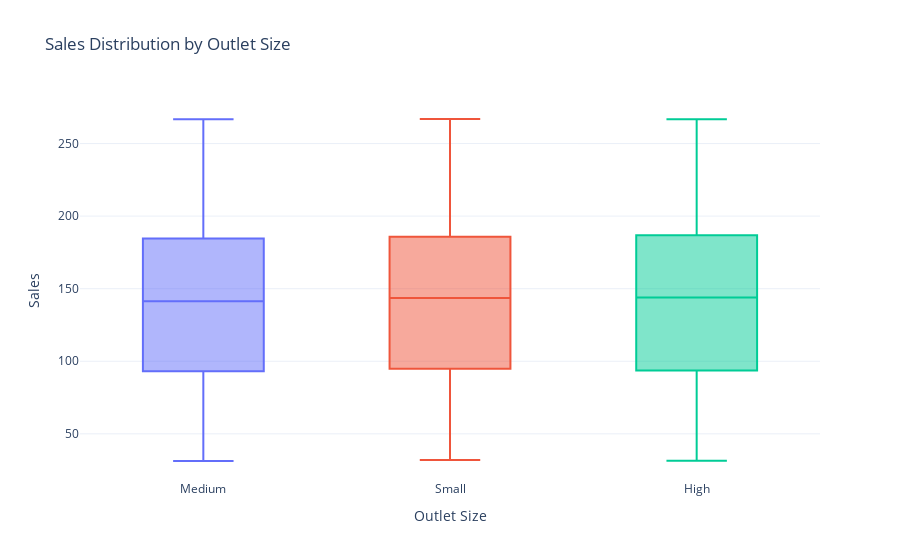

Write notebook code for a chart like this one.
### Code cell
import plotly.express as px

fig = px.box(df,
             x='Outlet Size',
             y='Sales',
             color='Outlet Size',
             title='Sales Distribution by Outlet Size',
             template='plotly_white')

fig.update_layout(showlegend=False,
                  xaxis_title='Outlet Size',
                  yaxis_title='Sales',
                  xaxis_tickangle=0)

fig.show()

### Figure 1 — Plotly figure (JSON) as saved in the notebook; plotly's stock layout.template omitted (floating-point values rounded to 4 significant figures; data arrays with more than 128 entries replaced by an {"elided": "..."} marker saying what was removed)
{"data": [{"alignmentgroup": "True", "hovertemplate": "Outlet Size=%{x}<br>Sales=%{y}<extra></extra>", "legendgroup": "Medium", "marker": {"color": "#636efa"}, "name": "Medium", "notched": false, "offsetgroup": "Medium", "orientation": "v", "showlegend": true, "type": "box", "x": {"elided": "3631 str values"}, "x0": " ", "xaxis": "x", "y": {"elided": "3631 float values"}, "y0": " ", "yaxis": "y"}, {"alignmentgroup": "True", "hovertemplate": "Outlet Size=%{x}<br>Sales=%{y}<extra></extra>", "legendgroup": "Small", "marker": {"color": "#EF553B"}, "name": "Small", "notched": false, "offsetgroup": "Small", "orientation": "v", "showlegend": true, "type": "box", "x": {"elided": "3139 str values"}, "x0": " ", "xaxis": "x", "y": {"elided": "3139 float values"}, "y0": " ", "yaxis": "y"}, {"alignmentgroup": "True", "hovertemplate": "Outlet Size=%{x}<br>Sales=%{y}<extra></extra>", "legendgroup": "High", "marker": {"color": "#00cc96"}, "name": "High", "notched": false, "offsetgroup": "High", "orientation": "v", "showlegend": true, "type": "box", "x": {"elided": "1753 str values"}, "x0": " ", "xaxis": "x", "y": {"elided": "1753 float values"}, "y0": " ", "yaxis": "y"}], "layout": {"boxmode": "overlay", "legend": {"title": {"text": "Outlet Size"}, "tracegroupgap": 0}, "showlegend": false, "title": {"text": "Sales Distribution by Outlet Size"}, "xaxis": {"anchor": "y", "categoryarray": ["Medium", "Small", "High"], "categoryorder": "array", "domain": [0, 1], "tickangle": 0, "title": {"text": "Outlet Size"}}, "yaxis": {"anchor": "x", "domain": [0, 1], "title": {"text": "Sales"}}}}
